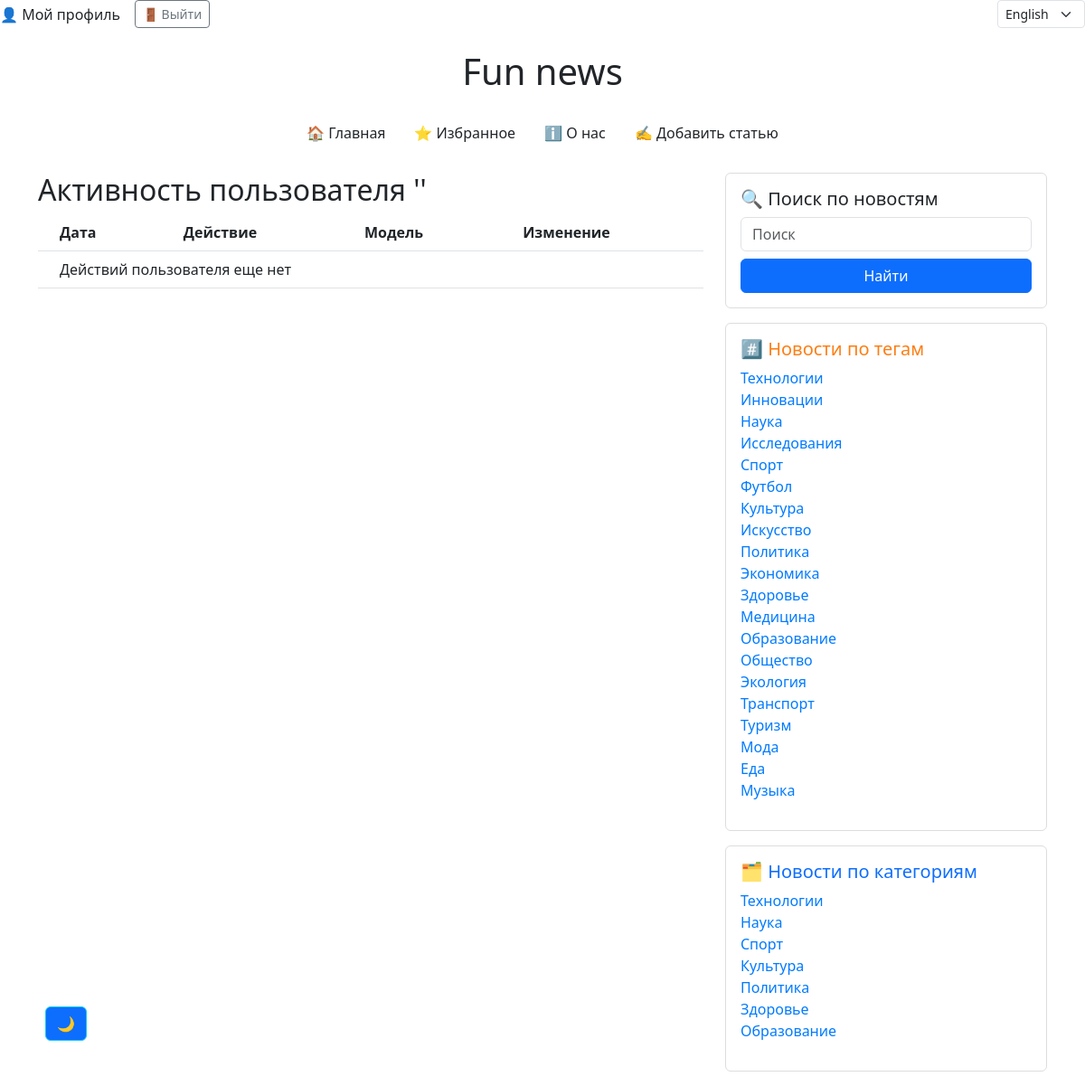
The page /user_actions/user_action/ (signed in) on the database as committed earlier.
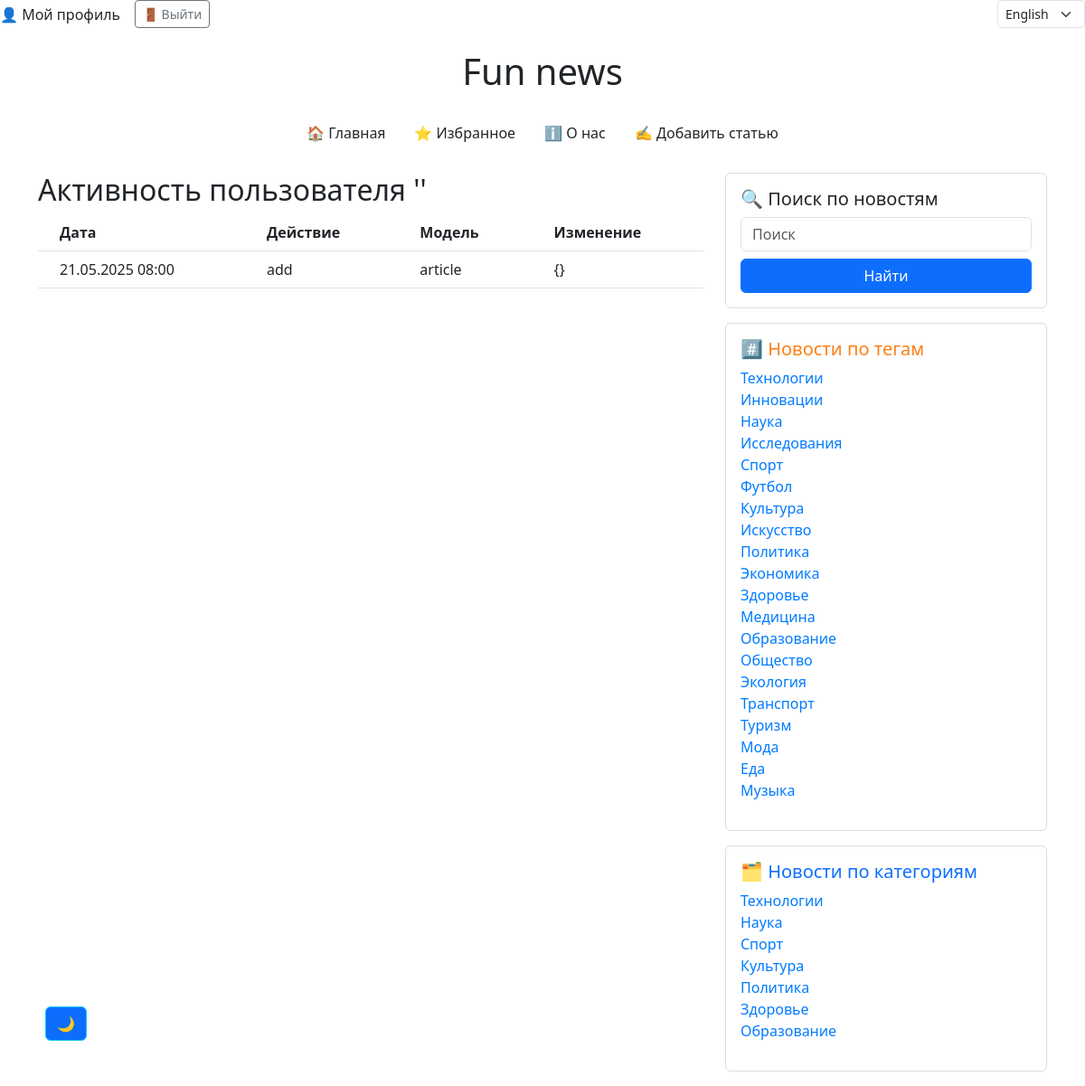
The same page on the database as committed later.
### news/models.py (models this page shows, shortened)
class Tag(models.Model):
    name = models.CharField(max_length=255, unique=True)
    class Meta:
        verbose_name = 'Тег'  # единственное число для отображения в админке
        verbose_name_plural = 'Теги'  # мн. число для отображения в админке

class Category(models.Model):
    name = models.CharField(max_length=255, unique=True)
    class Meta:
        verbose_name = 'Категория'  # единственное число для отображения в админке
        verbose_name_plural = 'Категории'  # мн. число для отображения в админке

### user_actions/models.py (models this page shows, shortened)
class UserAction(models.Model):
    created_at = models.DateTimeField(auto_now_add=True)
    user = models.ForeignKey(get_user_model(), on_delete=models.CASCADE, null=True)
    model_name = models.CharField(max_length=255)
    action = models.CharField(max_length=255)
    diff = models.JSONField(default=dict)

### user_actions/views.py (the view)
# urls.py: path('user_action/', user_action, name='user_action'),
def user_action(request):
    user_actions = UserAction.objects.filter(user=request.user)
    all_tags = Tag.objects.all()
    all_categories = Category.objects.all()
    context = {
        'all_tags': all_tags,
        'all_categories': all_categories,
        'user_actions': user_actions,
    }
    return render(request, 'user_action.html', context=context)

### news/context_processors.py (called while the page is built)
def global_settings(request):
    if cache.get('favourite_count') is None:
        cache.set('favourite_count', Favourite.objects.count(), 60 * 15)
    if cache.get('like_count') is None:
        cache.set('like_count', Like.objects.count(), 60 * 15)
    if cache.get('articles_count') is None:
        cache.set('articles_count', Article.objects.count(), 60 * 15)
    if cache.get('all_tags_count') is None:
        cache.set('all_tags_count', Tag.objects.count(), 60 * 15)
    if cache.get('all_categories_count') is None:
        cache.set('all_categories_count', Category.objects.count(), 60 * 15)
    return {
        'favourites_count': cache.get('favourite_count'),
        'likes_count': cache.get('like_count'),
        'articles_count': cache.get('articles_count'),
    }

### user_actions/templates/user_action.html (shortened to what this page needs)
{% extends 'news/base.html' %}
{% load i18n %}
{% block content %}
    <h2> {% trans 'Активность пользователя' %} '{{ username }}' </h2>
<table class="table align-middle">
  <thead>
    <tr>
      <th class="px-4"> {% trans 'Дата' %} </th>
      <th class="px-4"> {% trans 'Действие' %} </th>
      <th class="px-4"> {% trans 'Модель' %} </th>
      <th class="px-4"> {% trans 'Изменение' %}</th>
    </tr>
  </thead>
  <tbody>
    {% for log in user_actions %}
    <tr>
      <td class="px-4 py-2">{{ log.created_at|date:"d.m.Y H:i" }}</td>
      <td class="px-4 py-2">{{ log.action }}</td>
      <td class="px-4 py-2">{{ log.model_name }}</td>
      <td class="px-4 py-2">{{ log.diff }}</td>
    </tr>
    {% empty %}
    <tr>
      <td class="px-4 py-2" colspan="5"> {% trans 'Действий пользователя еще нет' %} </td>
    </tr>
    {% endfor %}
  </tbody>
</table>
{% endblock %}

### news/templates/news/base.html (shortened to what this page needs)
{% load static %}
{% load i18n %}
<!DOCTYPE html>
<html lang="ru">
<head>
    <link href="https://cdn.jsdelivr.net/npm/bootstrap@5.3.0/dist/css/bootstrap.min.css" rel="stylesheet">
    <link href="https://cdn.jsdelivr.net/npm/aos@2.3.4/dist/aos.css" rel="stylesheet">
    <link rel="stylesheet" href="https://unpkg.com/leaflet@1.9.4/dist/leaflet.css"/>
    <link rel="stylesheet" type="text/css" href="{% static 'css/style.css' %}">
</head>
<body>
<div class="d-flex justify-content-between align-items-center w-100">
  <div class="d-flex align-items-center">
    {% if user.is_authenticated %}
        {% if request.resolver_match.url_name != 'user_info' %}
      <a class="nav-link me-3" href="{% url 'profiles:user_info' %}">👤 {% trans 'Мой профиль' %}</a>
            {% endif %}
      <form method="post" action="{% url 'account_logout' %}" class="d-inline">
        <button type="submit" class="btn btn-outline-secondary btn-sm">{% trans '🚪 Выйти' %}</button>
      </form>
    {% else %}
      <a class="nav-link me-2" href="{% url 'account_login' %}">🔑 {% trans 'Авторизация' %}</a>
      <span class="me-2">/</span>
      <a class="nav-link" href="{% url 'account_signup' %}">➕ {% trans 'Регистрация' %}</a>
    {% endif %}
  </div>
  <div>
    <form action="{% url 'set_language' %}" method="post" class="d-inline">
      {% get_current_language as LANGUAGE_CODE %}
      <select name="language" onchange="this.form.submit()" class="form-select form-select-sm w-auto">
        {% get_available_languages as LANGUAGES %}
        {% for code, name in LANGUAGES %}
          <option value="{{ code }}" {% if code == LANGUAGE_CODE %}selected{% endif %}>{{ name }}</option>
        {% endfor %}
      </select>
    </form>
  </div>
</div>
    <div class="container mt-4">
    <h1 class="text-center mb-4">Fun news</h1>
    <button id="theme-toggle" class="btn btn-outline-info">🌙</button>
    <nav class="mb-4">
        <ul class="nav justify-content-center">
            {% if not request.path == '/news/' %}
                <li class="nav-item">
                    <a class="nav-link" href="{% url 'news:catalog' %}">{% trans '🏠 Главная' %}</a>
                </li>
            {% endif %}
            {% if user.is_authenticated %}
                <li class="nav-item">
                    <a class="nav-link" href="{% url 'news:favourites' %}">{% trans '⭐ Избранное' %}</a>
                </li>
            {% else %}
                <li class="nav-item">
                    <a class="nav-link disabled" href="#" tabindex="-1" aria-disabled="true">{% trans '⭐ Избранное' %}</a>
                </li>
            {% endif %}
            <li class="nav-item">
                <a class="nav-link" href="{% url 'news:about' %}">{% trans 'ℹ️ О нас' %}</a>
            </li>
            {% if user.is_authenticated %}
                <li class="nav-item">
                    <a class="nav-link" href="{% url 'news:add_article' %}">{% trans '✍️ Добавить статью' %}</a>
                </li>
            {% else %}
                <li class="nav-item">
                    <a class="nav-link disabled" href="#" tabindex="-1" aria-disabled="true">{% trans '✍️ Добавить статью' %}</a>
                </li>
            {% endif %}
        </ul>
    </nav>
    <div class="row">
    <div class="col-md-8">
        {% block content %}{% endblock %}
    </div>
    {% if user.is_authenticated %}
    {% if all_tags and all_categories %}
    <aside class="col-md-4">
        <div class="card mb-3 p-3">
            <h5>{% trans '🔍 Поиск по новостям' %}</h5>
            <form method="get" action="{% url 'news:search_news' %}" class="d-flex flex-column">
                <input type="text" name="text" class="form-control mb-2" placeholder= {% trans 'Поиск' %} required>
                <button type="submit" class="btn btn-primary">{% trans 'Найти' %}</button>
            </form>
        </div>
        <div class="card mb-3 p-3">
            <h5 class="tag-title">{% trans '#️⃣ Новости по тегам' %}</h5>
            {% if all_tags %}
                <ul class="list-unstyled">
                    {% for tag in all_tags %}
                        <li><a href="{% url 'news:news_by_tag' tag.name %}">{{ tag.name }}</a></li>
                    {% endfor %}
                </ul>
            {% else %}
                <p>{% trans '😕 Нет доступных тегов.' %}</p>
            {% endif %}
        </div>
        <div class="card mb-3 p-3">
            <h5 class="category-title">{% trans '🗂️ Новости по категориям' %}</h5>
            {% if all_categories %}
                <ul class="list-unstyled">
                    {% for category in all_categories %}
                        <li><a href="{% url 'news:news_by_category' category.name %}">{{ category.name }}</a></li>
                    {% endfor %}
                </ul>
            {% else %}
                <p>{% trans '😕 Нет доступных категорий.' %}</p>
            {% endif %}
            {% endif %}
        </div>
    </aside>
  {%  endif %}
    </div>
    </div>
</body>
</html>

### static/css/style.css (style rules this page uses)
.card { background-color: #ffffff; border: 1px solid #ddd; }
a { color: #007bff; text-decoration: none; }
.nav-link { color: #212529; }
h1, h5 { color: #212529; }
#theme-toggle { position: fixed; bottom: 50px; left: 50px; }
.card .category-title { color: #0d6efd; }
.card .tag-title { color: #fd7e14; }
.nav-link { color: inherit; transition: color 0.3s; }

Rows that differ between the two databases and show on the page:
added UserAction: created_at "21.05.2025 08:00", action "add", model_name "article", diff "{}"
Other text that changed with them:
text no longer shown: "Действий пользователя еще нет"
